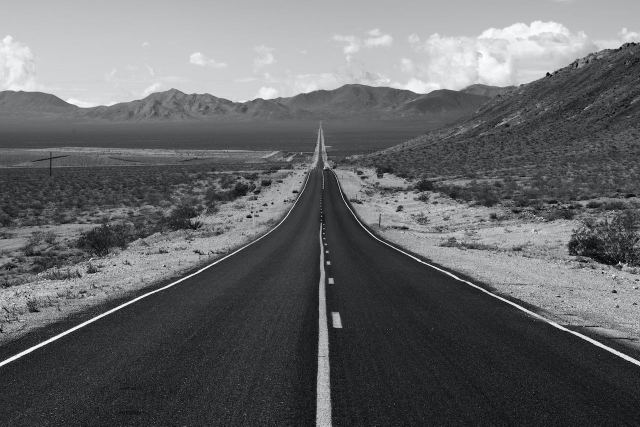
#> input picture exercise3/3-1/img.jpg, 1280 x 853 px (shown at 1/2 size)
$ python main.py
#> lines starting #> are read from the running program, lines starting #| are printed output that depends on the picture
import os
import numpy as np
import cv2
from matplotlib import pyplot as plt


current_dir = os.path.dirname(os.path.realpath(__file__))


def main():
    # Load the image
    img = cv2.imread(current_dir + "/img.jpg", cv2.IMREAD_GRAYSCALE)
#> img: shape (853, 1280); min 0, max 255, mean 103.3

    plt.figure("Original Image", figsize=(6, 6))
    plt.subplot(211)
    plt.title("Original Image")
    plt.imshow(img, "gray", vmin=0, vmax=255)
    plt.subplot(212)
    hist_full = cv2.calcHist([img], [0], None, [256], [0, 256])
#> hist_full = 256 values, max 13164 at index 41, min 23 at index 254, mean 4265
    plt.plot(hist_full)

    img_min = np.amin(img)
#> img_min = 0
    img_max = np.amax(img)
#> img_max = 255
    img_org = np.uint8(((img - img_min) / (img_max - img_min)) * (70 - 0) + 0)
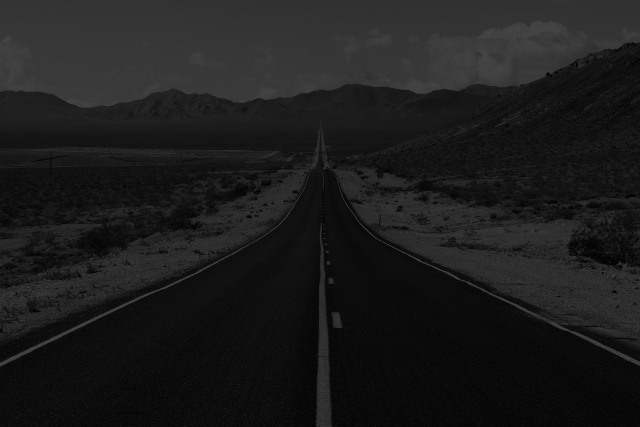
#> img_org: shape (853, 1280) (shown at 1/2 size); min 0, max 70, mean 27.9

    plt.figure("Shrunk Original Image", figsize=(6, 6))
    plt.subplot(211)
    plt.title("Shrunk Original Image")
    plt.imshow(img_org, "gray", vmin=0, vmax=255)
    plt.subplot(212)
    hist_full = cv2.calcHist([img_org], [0], None, [256], [0, 256])
#> hist_full = 256 values, max 51655 at index 12, min 0 at index 71, mean 4265
    plt.plot(hist_full)

    img_min = np.amin(img_org)
    img_max = np.amax(img_org)
#> img_max = 70
    img_shrunk = np.uint8(((img_org - img_min) / (img_max - img_min)) * (25 - 0) + 0)

    plt.figure("Shrunk of Shrunk Original Image", figsize=(6, 6))
    plt.subplot(211)
    plt.title("Shrunk of Shrunk Original Image")
    plt.imshow(img_shrunk, "gray", vmin=0, vmax=255)
    plt.subplot(212)
    hist_full = cv2.calcHist([img_shrunk], [0], None, [256], [0, 256])
#> hist_full = 256 values, max 132546 at index 3, min 0 at index 26, mean 4265
    plt.plot(hist_full)

    img_min = np.amin(img_shrunk)
    img_max = np.amax(img_shrunk)
#> img_max = 25
    img_stretch = np.uint8(
        ((img_shrunk - img_min) / (img_max - img_min)) * (150 - 0) + 0
    )
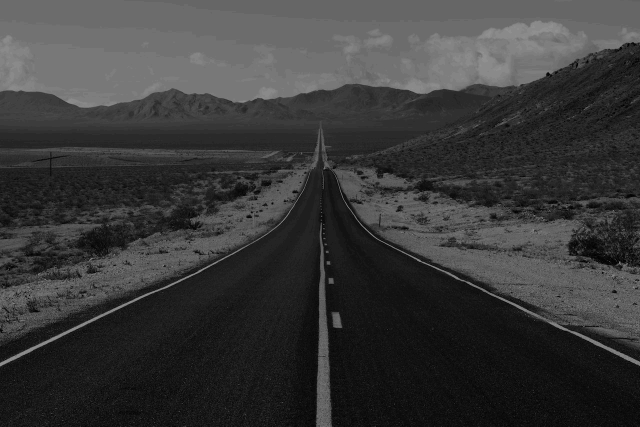
#> img_stretch: shape (853, 1280) (shown at 1/2 size); min 0, max 150, mean 57.1

    plt.figure("Stretch of Shrunk of Shrunk Original Image", figsize=(6, 6))
    plt.subplot(211)
    plt.title("Stretch of Shrunk of Shrunk Original Image")
    plt.imshow(img_stretch, "gray", vmin=0, vmax=255)
    plt.subplot(212)
    hist_full = cv2.calcHist([img_stretch], [0], None, [256], [0, 256])
#> hist_full = 256 values, max 132546 at index 18, min 0 at index 1, mean 4265
    plt.plot(hist_full)

    img_slide = img_stretch + 105
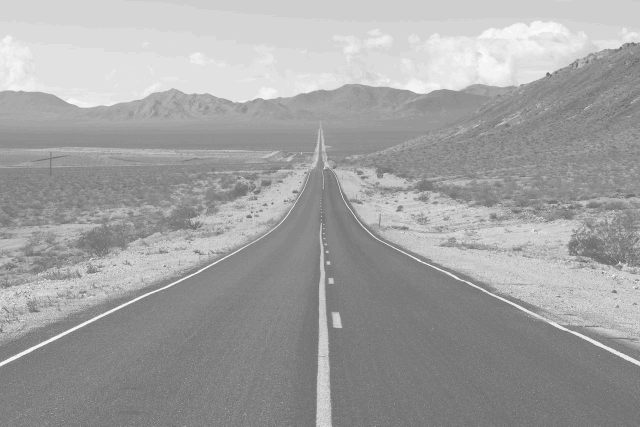
#> img_slide: shape (853, 1280) (shown at 1/2 size); min 105, max 255, mean 162.1

    plt.figure("Slide of Stretch of Shrunk of Shrunk Original Image", figsize=(6, 6))
    plt.subplot(211)
    plt.title("Slide of Stretch of Shrunk of Shrunk Original Image")
    plt.imshow(img_slide, "gray", vmin=0, vmax=255)
    plt.subplot(212)
    hist_full = cv2.calcHist([img_slide], [0], None, [256], [0, 256])
#> hist_full = 256 values, max 132546 at index 123, min 0 at index 0, mean 4265
    plt.plot(hist_full)

    img_stretch_minus_img_org = img_stretch - img_org

    plt.figure(
        "Stretch of Shrunk of Shrunk Original Image Minus Shrunk Original Image",
        figsize=(6, 6),
    )
    plt.subplot(211)
    plt.title("Stretch of Shrunk of Shrunk Original Image Minus Shrunk Original Image")
    plt.imshow(img_stretch_minus_img_org, "gray", vmin=0, vmax=255)
    plt.subplot(212)
    hist_full = cv2.calcHist([img_stretch_minus_img_org], [0], None, [256], [0, 256])
#> hist_full = 256 values, max 51655 at index 12, min 0 at index 10, mean 4265
    plt.plot(hist_full)

    img_org_minus_img_stretch = img_org - img_stretch
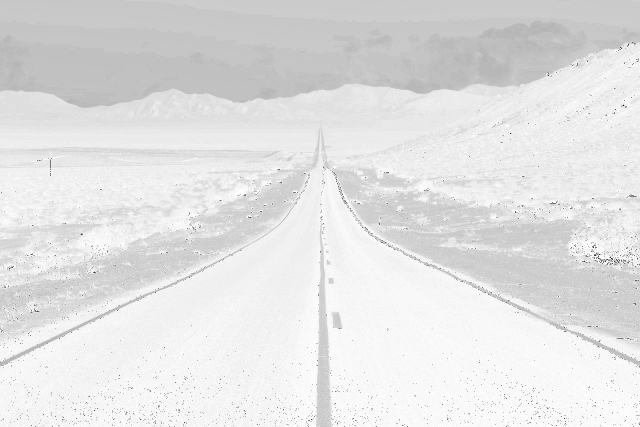
#> img_org_minus_img_stretch: shape (853, 1280) (shown at 1/2 size); min 0, max 255, mean 226

    plt.figure(
        "Shrunk Original Image Minus Stretch of Shrunk of Shrunk Original Image",
        figsize=(6, 6),
    )
    plt.subplot(211)
    plt.title("Shrunk Original Image Minus Stretch of Shrunk of Shrunk Original Image")
    plt.imshow(img_org_minus_img_stretch, "gray", vmin=0, vmax=255)
    plt.subplot(212)
    hist_full = cv2.calcHist([img_org_minus_img_stretch], [0], None, [256], [0, 256])
#> hist_full = 256 values, max 51655 at index 244, min 0 at index 3, mean 4265
    plt.plot(hist_full)

    img_org_minus_img_shrunk = img_org - img_shrunk
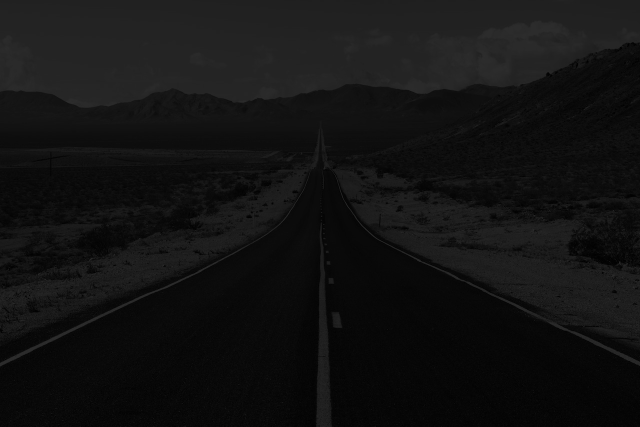
#> img_org_minus_img_shrunk: shape (853, 1280) (shown at 1/2 size); min 0, max 45, mean 18.4

    plt.figure(
        "Shrunk Original Image Minus Shrunk of Shrunk Original Image", figsize=(6, 6)
    )
    plt.subplot(211)
    plt.title("Shrunk Original Image Minus Shrunk of Shrunk Original Image")
    plt.imshow(img_org_minus_img_shrunk, "gray", vmin=0, vmax=255)
    plt.subplot(212)
    hist_full = cv2.calcHist([img_org_minus_img_shrunk], [0], None, [256], [0, 256])
#> hist_full = 256 values, max 91093 at index 8, min 0 at index 46, mean 4265
    plt.plot(hist_full)

    plt.show()
#> figure, not shown here; panel 2: curve peaks at x = 41, y = 13164
#> figure, not shown here; panel 2: curve peaks at x = 12, y = 51655
#> figure, not shown here; panel 2: curve peaks at x = 3, y = 132546
#> figure, not shown here; panel 2: curve peaks at x = 18, y = 132546
#> figure, not shown here; panel 2: curve peaks at x = 123, y = 132546
#> figure, not shown here; panel 2: curve peaks at x = 12, y = 51655
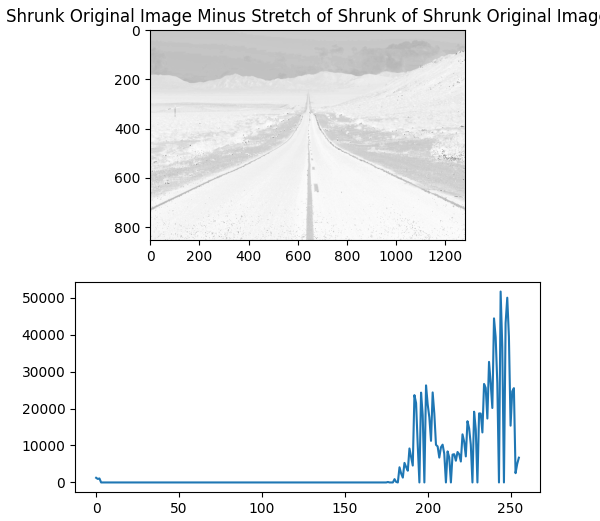
#> figure drawn by matplotlib, 2 panels; panel 2: curve peaks at x = 244, y = 51655
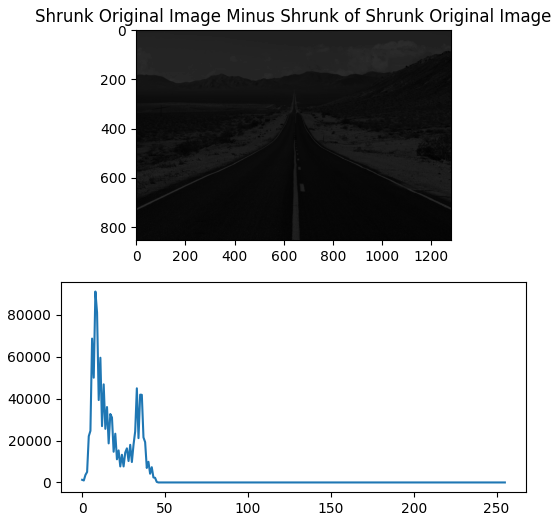
#> figure drawn by matplotlib, 2 panels; panel 2: curve peaks at x = 8, y = 91093


if __name__ == "__main__":
    main()
